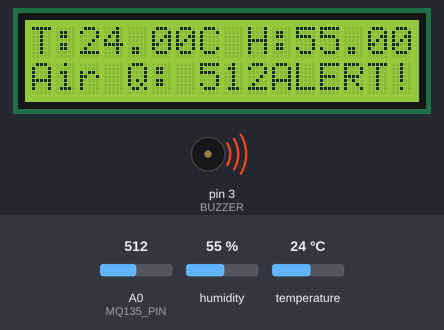
Bench run of a sketch on a simulated Arduino Uno, built with avr-gcc and run on an emulated ATmega328P. Shown: 16×2 character LCD, buzzer (waves = sounding, pin HIGH). Inputs (shaded band) come from the test bench; at power-on: A0 (MQ135_PIN) = 512, humidity 55 %, temperature 24 °C. What the sketch prints to the serial monitor is not drawn.

Above: at 1.2 s.
1.3 s: A0 (MQ135_PIN) set to 317
At 2.9 s:
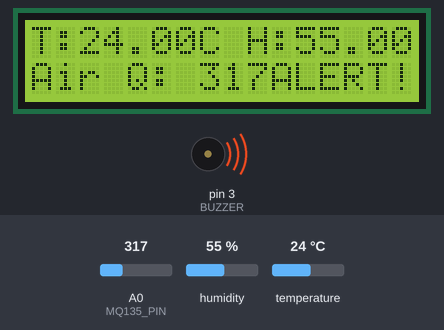
4.1 s: A0 (MQ135_PIN) set to 291
At 5.1 s:
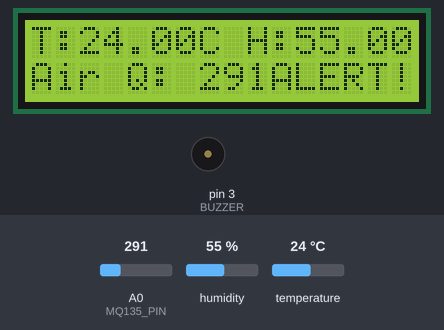
6.9 s: humidity set to 22 %
At 9.5 s:
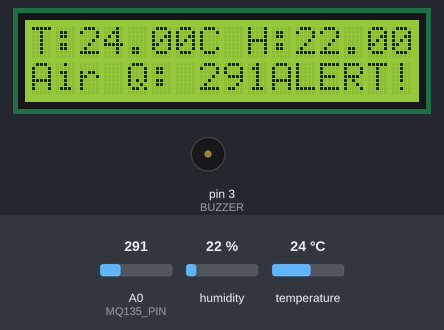
9.8 s: temperature set to 12 °C
At 11.7 s:
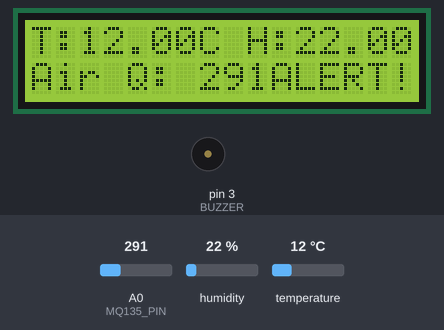
12.6 s: humidity set to 40 %
At 14.9 s:
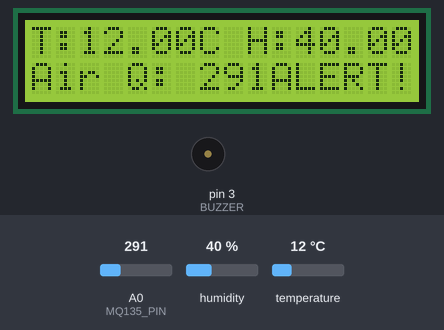
15.9 s: A0 (MQ135_PIN) set to 306
At 17.3 s:
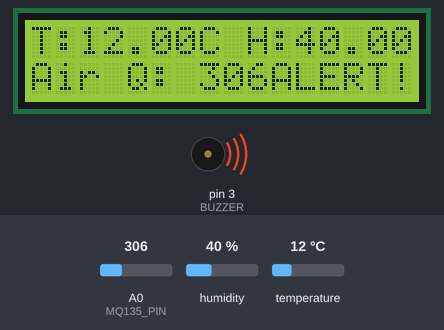
Timing chart, 0 to 18.9 s (numbered marks = the images above; inputs shaded):
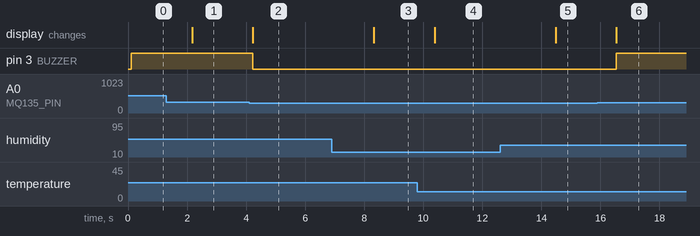

Measured:
- the behaviour switches between 301 and 300 on A0 (MQ135_PIN) (found by bisection; images 1 and 2)
- after the input at 1.3 s, the display: changes after 0.88 s (image 1)
- after the input at 4.1 s, pin 3 (BUZZER): HIGH → LOW after 0.13 s; the display: changes after 0.13 s (image 2)
- after the input at 6.9 s, the display: changes after 1.4 s (image 3)
- after the input at 9.8 s, the display: changes after 0.58 s (image 4)
- after the input at 12.6 s, the display: changes after 1.9 s (image 5)
- after the input at 15.9 s, pin 3 (BUZZER): LOW → HIGH after 0.64 s; the display: changes after 0.64 s (image 6)

The sketch:

air_monitor.ino
```cpp
// Air Quality Monitoring
#include <Wire.h>
#include <LiquidCrystal_I2C.h>
#include <DHT.h>

#define DHTPIN 2
#define DHTTYPE DHT11
#define MQ135_PIN A0
#define BUZZER 3

DHT dht(DHTPIN, DHTTYPE);
LiquidCrystal_I2C lcd(0x27, 16, 2);

void setup() {
  pinMode(MQ135_PIN, INPUT);
  pinMode(BUZZER, OUTPUT);
  dht.begin();
  lcd.init();
  lcd.backlight();
  Serial.begin(9600);
}

void loop() {
  float temperature = dht.readTemperature();
  float humidity = dht.readHumidity();
  int airQuality = analogRead(MQ135_PIN);

  Serial.print("Temp: "); Serial.print(temperature);
  Serial.print("C Hum: "); Serial.print(humidity);
  Serial.print("% AQ: "); Serial.println(airQuality);

  lcd.setCursor(0, 0);
  lcd.print("T:"); lcd.print(temperature); lcd.print("C H:"); lcd.print(humidity);

  lcd.setCursor(0, 1);
  lcd.print("Air Q: "); lcd.print(airQuality);

  if (airQuality > 300) { // Set threshold for air quality
    digitalWrite(BUZZER, HIGH);
    lcd.setCursor(10, 1);
    lcd.print("ALERT!");
  } else {
    digitalWrite(BUZZER, LOW);
  }

  delay(2000);
}
```
